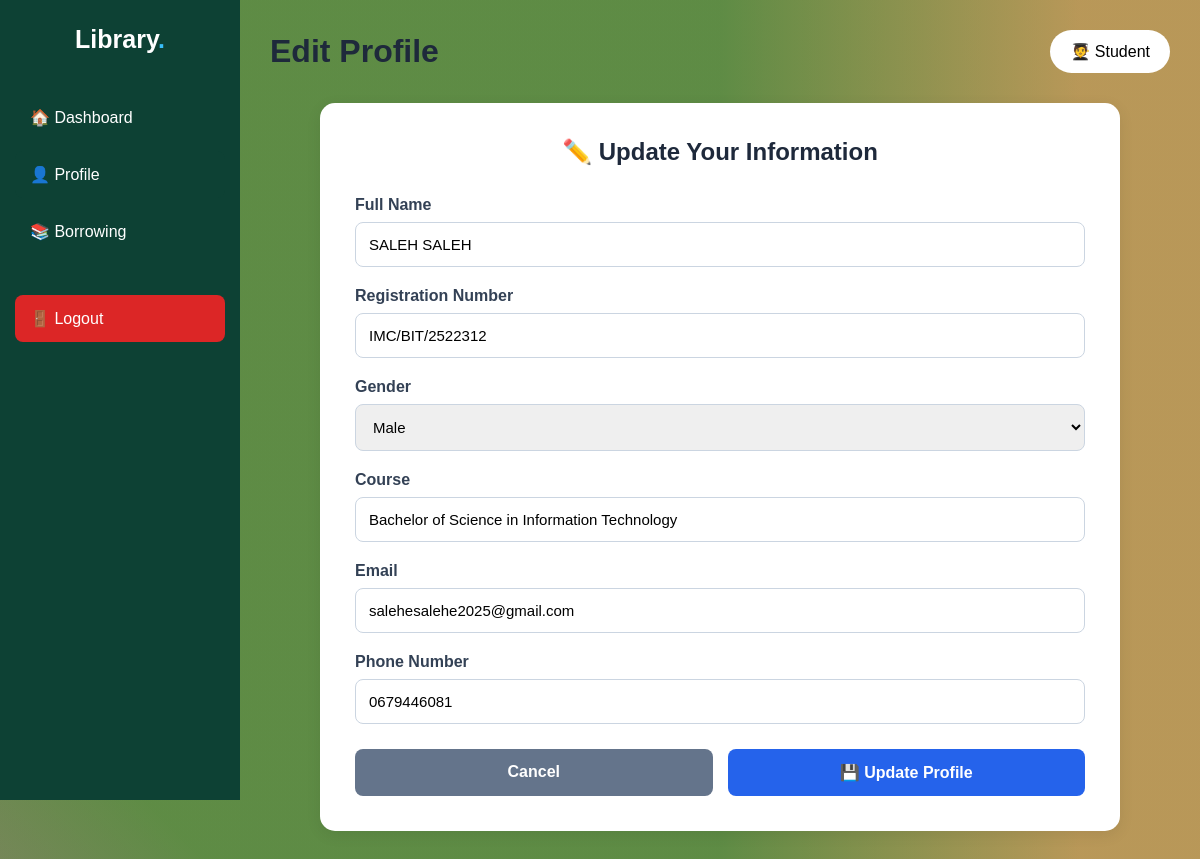
Page /student/profile.php (signed in) on the committed database.
### tables this page shows
CREATE TABLE `student` (
  `id` int(11) NOT NULL,
  `name` varchar(100) NOT NULL,
  `registration_number` varchar(30) NOT NULL,
  `gender` varchar(10) NOT NULL,
  `course` varchar(100) NOT NULL,
  `email` varchar(100) NOT NULL,
  `phone` varchar(20) NOT NULL,
  `password` varchar(255) NOT NULL,
  `user_id` int(11) DEFAULT NULL
);

### student/profile.php (the view, shortened to what this page needs)
<?php
include('../connection.php');
$user_id = $_SESSION['user_id'];
$sql = "SELECT * FROM student WHERE user_id = '$user_id'";
$result = mysqli_query($connection, $sql);
if (mysqli_num_rows($result) > 0) {
    $student = mysqli_fetch_assoc($result);
} else {
    echo "Student information not found.";
    exit();
}
?>
<!DOCTYPE html>
<html lang="en">
<head>
</head>
<body>
<aside class="sidebar">
    <div class="logo">
        <h2>Library<span>.</span></h2>
    </div>
    <nav class="nav">
        <a href="dashboard.php">
            🏠 Dashboard
        </a>
        <a href="profile.php" class="active">
            👤 Profile
        </a>
        <a href="borrow.php">
            📚 Borrowing
        </a>
        <a href="exit.php" class="logout">
            🚪 Logout
        </a>
    </nav>
</aside>
<main class="main">
    <div class="topbar">
        <h1>Edit Profile</h1>
        <div class="student">
            🧑‍🎓 Student
        </div>
    </div>
    <div class="form-card">
        <h2>✏️ Update Your Information</h2>
        <form method="POST">
            <div class="form-group">
                <label>Full Name</label>
                <input
                    type="text"
                    name="name"
                    value="<?php echo htmlspecialchars($student['name']); ?>"
                    required
                >
            </div>
            <div class="form-group">
                <label>Registration Number</label>
                <input
                    type="text"
                    name="registration_number"
                    value="<?php echo htmlspecialchars($student['registration_number']); ?>"
                    required
                >
            </div>
            <div class="form-group">
                <label>Gender</label>
                <select name="gender" required>
                    <option value="Male"
                        <?php
                        if ($student['gender'] == 'Male') {
                            echo 'selected';
                        }
                        ?>>
                        Male
                    </option>
                </select>
            </div>
            <div class="form-group">
                <label>Course</label>
                <input
                    type="text"
                    name="course"
                    value="<?php echo htmlspecialchars($student['course']); ?>"
                    required
                >
            </div>
            <div class="form-group">
                <label>Email</label>
                <input
                    type="email"
                    name="email"
                    value="<?php echo htmlspecialchars($student['email']); ?>"
                    required
                >
            </div>
            <div class="form-group">
                <label>Phone Number</label>
                <input
                    type="text"
                    name="phone"
                    value="<?php echo htmlspecialchars($student['phone']); ?>"
                    required
                >
            </div>
            <div class="buttons">
                <a href="profile.php" class="cancel-btn">
                    Cancel
                </a>
                <button
                    type="submit"
                    name="update"
                    class="update-btn">
                    💾 Update Profile
                </button>
            </div>
        </form>
    </div>
</main>
</body>
</html>

### student/profile.php (style rules this page uses)
* { margin: 0; padding: 0; box-sizing: border-box; font-family: Arial, sans-serif; }
body { display: flex; background: linear-gradient( 45deg, rgba(201, 83, 29, 0.2) 0%, rgba(91, 126, 9, 0.36) 10% ), linear-gradient( 90deg, rgba(14, 92, 24, 0.66) 60%, rgba(223, 93, 33, 0.55) 90% ); }
.sidebar { width: 240px; height: 100vh; background: #0d4134; color: white; position: fixed; left: 0; top: 0; padding: 25px 15px; }
.logo { text-align: center; margin-bottom: 40px; }
.logo h2 { font-size: 25px; }
.logo span { color: #38bdf8; }
.nav { display: flex; flex-direction: column; gap: 10px; }
.nav a { text-decoration: none; color: white; padding: 14px 15px; border-radius: 8px; display: block; }
.nav .active { background: #0d4134; }
.nav .logout { margin-top: 30px; background: #dc2626; }
.main { margin-left: 240px; width: calc(100% - 240px); min-height: 100vh; padding: 30px; }
.topbar { display: flex; justify-content: space-between; align-items: center; margin-bottom: 30px; }
.topbar h1 { color: #1e293b; }
.student { background: white; padding: 12px 20px; border-radius: 25px; }
.form-card { background: white; max-width: 800px; margin: auto; padding: 35px; border-radius: 15px; box-shadow: 0 4px 15px rgba(0,0,0,0.08); }
.form-card h2 { text-align: center; margin-bottom: 30px; color: #1e293b; }
.form-group { margin-bottom: 20px; }
.form-group label { display: block; margin-bottom: 8px; color: #334155; font-weight: bold; }
.form-group input, .form-group select { width: 100%; padding: 13px; border: 1px solid #cbd5e1; border-radius: 8px; font-size: 15px; outline: none; }
.buttons { display: flex; gap: 15px; margin-top: 25px; }
.update-btn { flex: 1; border: none; background: #2563eb; color: white; padding: 14px; border-radius: 8px; font-size: 16px; font-weight: bold; cursor: pointer; }
.cancel-btn { flex: 1; text-align: center; text-decoration: none; background: #64748b; color: white; padding: 14px; border-radius: 8px; font-weight: bold; }

### rows in the picture
student: name "SALEH SALEH", registration_number "IMC/BIT/2522312", gender "Male", course "Bachelor of Science in Information Technology", email "salehesalehe2025@gmail.com", phone "0679446081"
